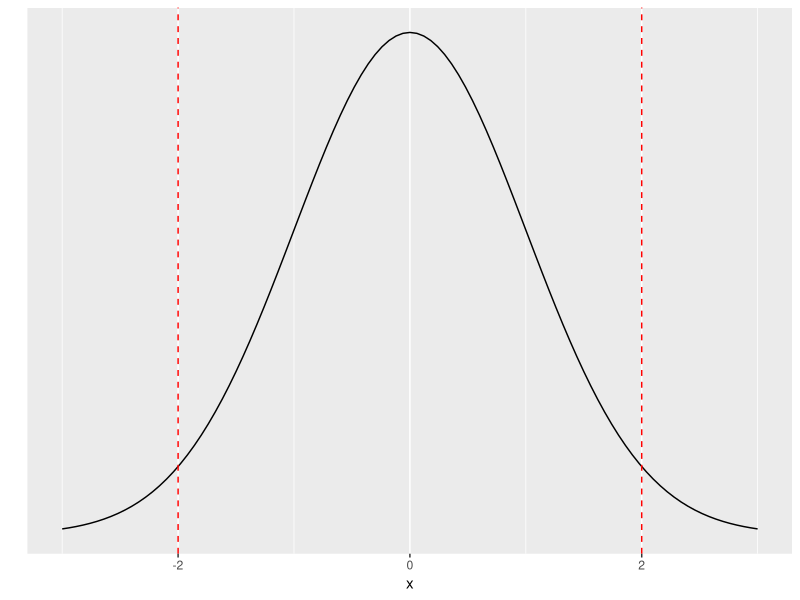

Write R code to recreate this figure.
## ---- chunk 1
knitr::opts_chunk$set(echo = TRUE)
## ---- chunk 2
library(tidyverse)
p1 <- ggplot(data = data.frame(x = c(-3, 3)), aes(x)) +
  stat_function(fun = dnorm, n = 101, args = list(mean = 0, sd = 1)) + ylab("") +
  scale_y_continuous(breaks = NULL)
p1 + geom_vline(xintercept=-2, linetype="dashed", color = "red") + geom_vline(xintercept=2, linetype="dashed", color = "red")

zstar <- 1.6  # CHANGE THIS VALUE TO SEE HOW THE p-value CHANGES 
2*(1-pnorm(zstar))
pnorm(-zstar)
1-pnorm(zstar)

## ---- chunk 3
# pi <- XXXXX
## ---- chunk 4
# n <- XXXXX
# phat <- XXXXX
# c(n, phat)
## ---- chunk 5
# z <- XXXXX
# z
# XXXXX  # use a function of pnorm() here
## ---- chunk 6
# set.seed(XXXXX)
# M <- XXXXX
# pi <- XXXXX
# ncadets <- XXXXX
# n.succ <- XXXXX
# phat <- XXXXX
# RES <- data.frame(res = rep(NA, M))  # create a data frame to hold the results of the simulation
# 
# for(i in 1:M){
#   myobs <- rbinom(1, XXXXX, XXXXX)
#   RES$res[i] <- myobs
# }
# RES %>% ggplot(aes(x = XXXXX)) + geom_histogram() + 
#   geom_vline(xintercept = n.succ, color = "red")
# 
# sum(XXXXXs >= XXXXX) / XXXXX
## ---- chunk 7
# PUT SOMETHING USEFUL HERE
## ---- chunk 8
# pi <- XXXXX
# n <- XXXXX 
# sd.RPS <- sqrt(XXXXX)
# phat <- XXXXX
# c(pi, sd.RPS, phat)
## ---- chunk 9
# z <- XXXXX
# pval <- XXXXX
# c(z, pval)
## ---- chunk 10
# PUT SOMETHING USEFUL HERE
